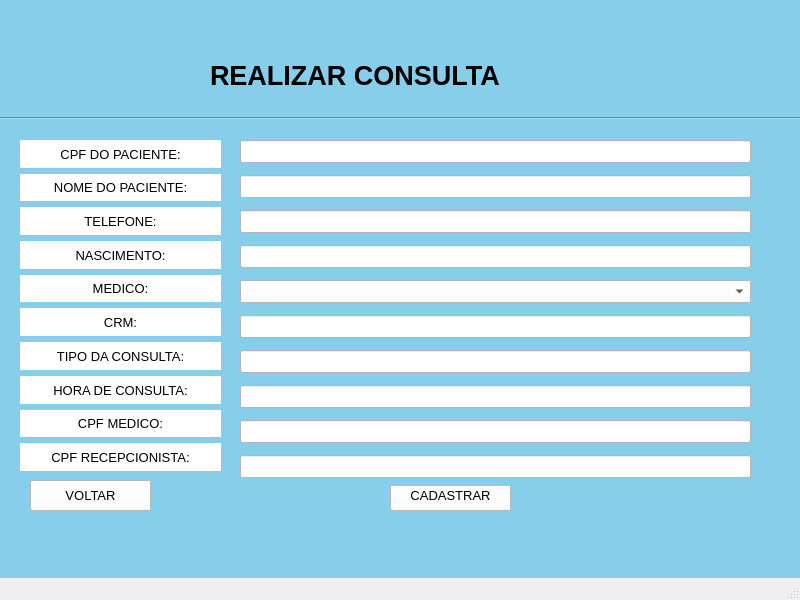
<?xml version="1.0" encoding="UTF-8"?>
<ui version="4.0">
 <class>MainWindow</class>
 <widget class="QMainWindow" name="MainWindow">
  <property name="geometry">
   <rect>
    <x>0</x>
    <y>0</y>
    <width>800</width>
    <height>600</height>
   </rect>
  </property>
  <property name="font">
   <font>
    <pointsize>10</pointsize>
   </font>
  </property>
  <property name="windowTitle">
   <string>MainWindow</string>
  </property>
  <property name="styleSheet">
   <string notr="true"/>
  </property>
  <property name="animated">
   <bool>true</bool>
  </property>
  <widget class="QWidget" name="centralwidget">
   <property name="styleSheet">
    <string notr="true">background-color: skyblue;</string>
   </property>
   <widget class="QLabel" name="label">
    <property name="geometry">
     <rect>
      <x>210</x>
      <y>50</y>
      <width>421</width>
      <height>51</height>
     </rect>
    </property>
    <property name="font">
     <font>
      <pointsize>20</pointsize>
      <weight>75</weight>
      <bold>true</bold>
     </font>
    </property>
    <property name="frameShape">
     <enum>QFrame::NoFrame</enum>
    </property>
    <property name="text">
     <string>REALIZAR CONSULTA</string>
    </property>
    <property name="textFormat">
     <enum>Qt::AutoText</enum>
    </property>
    <property name="alignment">
     <set>Qt::AlignLeading|Qt::AlignLeft|Qt::AlignVCenter</set>
    </property>
   </widget>
   <widget class="QPushButton" name="pushButton">
    <property name="geometry">
     <rect>
      <x>390</x>
      <y>480</y>
      <width>121</width>
      <height>31</height>
     </rect>
    </property>
    <property name="styleSheet">
     <string notr="true">background-color: white;</string>
    </property>
    <property name="text">
     <string>CADASTRAR</string>
    </property>
   </widget>
   <widget class="QPushButton" name="pushButton_2">
    <property name="geometry">
     <rect>
      <x>30</x>
      <y>480</y>
      <width>121</width>
      <height>31</height>
     </rect>
    </property>
    <property name="styleSheet">
     <string notr="true">background-color: white;</string>
    </property>
    <property name="text">
     <string>VOLTAR</string>
    </property>
   </widget>
   <widget class="Line" name="line">
    <property name="geometry">
     <rect>
      <x>0</x>
      <y>110</y>
      <width>801</width>
      <height>16</height>
     </rect>
    </property>
    <property name="orientation">
     <enum>Qt::Horizontal</enum>
    </property>
   </widget>
   <widget class="QWidget" name="layoutWidget">
    <property name="geometry">
     <rect>
      <x>20</x>
      <y>140</y>
      <width>201</width>
      <height>331</height>
     </rect>
    </property>
    <layout class="QVBoxLayout" name="verticalLayout">
     <item>
      <widget class="QLabel" name="label_2">
       <property name="styleSheet">
        <string notr="true">background-color: white;</string>
       </property>
       <property name="text">
        <string>CPF DO PACIENTE:</string>
       </property>
       <property name="alignment">
        <set>Qt::AlignCenter</set>
       </property>
      </widget>
     </item>
     <item>
      <widget class="QLabel" name="label_3">
       <property name="styleSheet">
        <string notr="true">background-color: white;</string>
       </property>
       <property name="text">
        <string>NOME DO PACIENTE:</string>
       </property>
       <property name="alignment">
        <set>Qt::AlignCenter</set>
       </property>
      </widget>
     </item>
     <item>
      <widget class="QLabel" name="label_11">
       <property name="styleSheet">
        <string notr="true">background-color: white;</string>
       </property>
       <property name="text">
        <string>TELEFONE:</string>
       </property>
       <property name="alignment">
        <set>Qt::AlignCenter</set>
       </property>
      </widget>
     </item>
     <item>
      <widget class="QLabel" name="label_4">
       <property name="styleSheet">
        <string notr="true">background-color: white;</string>
       </property>
       <property name="text">
        <string>NASCIMENTO:</string>
       </property>
       <property name="alignment">
        <set>Qt::AlignCenter</set>
       </property>
      </widget>
     </item>
     <item>
      <widget class="QLabel" name="label_5">
       <property name="styleSheet">
        <string notr="true">background-color: white;</string>
       </property>
       <property name="text">
        <string>MEDICO:</string>
       </property>
       <property name="alignment">
        <set>Qt::AlignCenter</set>
       </property>
      </widget>
     </item>
     <item>
      <widget class="QLabel" name="label_6">
       <property name="styleSheet">
        <string notr="true">background-color: white;</string>
       </property>
       <property name="text">
        <string>CRM:</string>
       </property>
       <property name="alignment">
        <set>Qt::AlignCenter</set>
       </property>
      </widget>
     </item>
     <item>
      <widget class="QLabel" name="label_7">
       <property name="styleSheet">
        <string notr="true">background-color: white;</string>
       </property>
       <property name="text">
        <string>TIPO DA CONSULTA:</string>
       </property>
       <property name="alignment">
        <set>Qt::AlignCenter</set>
       </property>
      </widget>
     </item>
     <item>
      <widget class="QLabel" name="label_9">
       <property name="styleSheet">
        <string notr="true">background-color: white;</string>
       </property>
       <property name="text">
        <string>HORA DE CONSULTA:</string>
       </property>
       <property name="alignment">
        <set>Qt::AlignCenter</set>
       </property>
      </widget>
     </item>
     <item>
      <widget class="QLabel" name="label_10">
       <property name="styleSheet">
        <string notr="true">background-color: white;</string>
       </property>
       <property name="text">
        <string>CPF MEDICO:</string>
       </property>
       <property name="alignment">
        <set>Qt::AlignCenter</set>
       </property>
      </widget>
     </item>
     <item>
      <widget class="QLabel" name="label_8">
       <property name="styleSheet">
        <string notr="true">background-color: white;</string>
       </property>
       <property name="text">
        <string>CPF RECEPCIONISTA:</string>
       </property>
       <property name="alignment">
        <set>Qt::AlignCenter</set>
       </property>
      </widget>
     </item>
    </layout>
   </widget>
   <widget class="QWidget" name="layoutWidget">
    <property name="geometry">
     <rect>
      <x>240</x>
      <y>134</y>
      <width>511</width>
      <height>352</height>
     </rect>
    </property>
    <layout class="QVBoxLayout" name="verticalLayout_2">
     <item>
      <widget class="QLineEdit" name="lineEdit">
       <property name="styleSheet">
        <string notr="true">background-color: white;</string>
       </property>
      </widget>
     </item>
     <item>
      <widget class="QLineEdit" name="lineEdit_2">
       <property name="styleSheet">
        <string notr="true">background-color: white;</string>
       </property>
      </widget>
     </item>
     <item>
      <widget class="QLineEdit" name="lineEdit_3">
       <property name="styleSheet">
        <string notr="true">background-color: white;</string>
       </property>
      </widget>
     </item>
     <item>
      <widget class="QLineEdit" name="lineEdit_4">
       <property name="styleSheet">
        <string notr="true">background-color: white;</string>
       </property>
      </widget>
     </item>
     <item>
      <widget class="QComboBox" name="comboBox">
       <property name="styleSheet">
        <string notr="true">background-color: white;</string>
       </property>
      </widget>
     </item>
     <item>
      <widget class="QLineEdit" name="lineEdit_6">
       <property name="styleSheet">
        <string notr="true">background-color: white;</string>
       </property>
      </widget>
     </item>
     <item>
      <widget class="QLineEdit" name="lineEdit_7">
       <property name="styleSheet">
        <string notr="true">background-color: white;</string>
       </property>
      </widget>
     </item>
     <item>
      <widget class="QLineEdit" name="lineEdit_8">
       <property name="styleSheet">
        <string notr="true">background-color: white;</string>
       </property>
      </widget>
     </item>
     <item>
      <widget class="QLineEdit" name="lineEdit_9">
       <property name="styleSheet">
        <string notr="true">background-color: white;</string>
       </property>
      </widget>
     </item>
     <item>
      <widget class="QLineEdit" name="lineEdit_10">
       <property name="styleSheet">
        <string notr="true">background-color: white;</string>
       </property>
      </widget>
     </item>
    </layout>
   </widget>
  </widget>
  <widget class="QMenuBar" name="menubar">
   <property name="geometry">
    <rect>
     <x>0</x>
     <y>0</y>
     <width>800</width>
     <height>26</height>
    </rect>
   </property>
  </widget>
  <widget class="QStatusBar" name="statusbar"/>
 </widget>
 <resources/>
 <connections/>
</ui>
